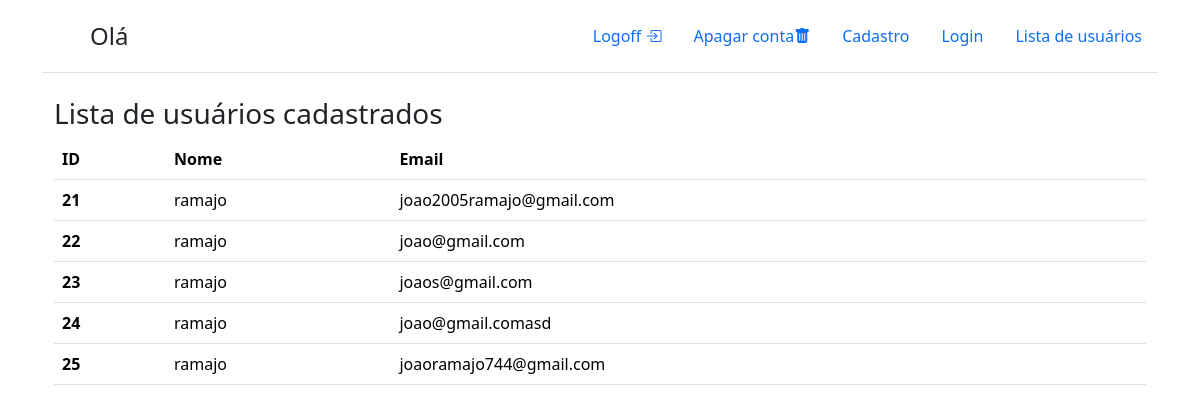
/src/views/lista.php (signed in), run on the app's committed database.
### tables this page shows
CREATE TABLE user(
    id INTEGER PRIMARY KEY AUTOINCREMENT,
    nome TEXT NOT NULL, 
    email TEXT NOT NULL UNIQUE,
    senha TEXT NOT NULL
);

### src/classes/rdg/UserGateway.php (called while the page is built, shortened)
<?php
class UserGateway
{
    private static $conn;
    private $data;
    public function __set($prop, $value)
    {
        $this->data[$prop] = $value;
    }
    public function __get($prop)
    {
        return $this->data[$prop];
    }
    public static function setConnection(PDO $conn)
    {
        self::$conn = $conn;
    }
    public static function all(){
        $sql = "SELECT * FROM user";
        $result = self::$conn->query($sql);
        return $result->fetchAll(PDO::FETCH_CLASS, __CLASS__);
    }
}

### src/views/lista.php (the view, shortened to what this page needs)
<!doctype html>
<html lang="pt-BR">
<head>
    <link href="https://cdn.jsdelivr.net/npm/bootstrap@5.3.5/dist/css/bootstrap.min.css" rel="stylesheet">
    <link rel="stylesheet" href="https://cdn.jsdelivr.net/npm/bootstrap-icons@1.11.1/font/bootstrap-icons.css">
</head>
<?php
require_once '../classes/rdg/UserGateway.php';
try {
    $users = UserGateway::all();
} catch (Exception $e) {
    echo $e->getMessage();
}
?>
<body>
    <div class="container">
        <header class="d-flex flex-wrap justify-content-center py-3 mb-4 border-bottom">
            <a href="./index.php" class="d-flex align-items-center mb-3 mb-md-0 me-md-auto text-dark text-decoration-none">
                <svg class="bi me-2" width="40" height="32">
                    <use xlink:href="#bootstrap" />
                </svg>
                <?php
                if (isset($_SESSION['id'])) {
                    echo "<span class='fs-4'>Olá " . $user->nome  . "</span>";
                } else {
                    echo "<span class='fs-4'>Faça login para ver suas informações</span";
                }
                ?>
            </a>
            <ul class="nav nav-pills">
                <?php
                if (isset($_SESSION['id'])) {
                    echo "
                        <li class='nav-item'>
                            <a href='../services/processar_logout.php' class='nav-link'>
                                Logoff <i class='bi bi-box-arrow-in-right'></i>
                            </a>
                        </li>
                        <li class='nav-item'>
                            <a href='./login.php' class='nav-link'>
                                Apagar conta<i class='bi bi-trash-fill'></i>
                            </a>
                        </li>";
                }
                ?>
                <li class="nav-item">
                    <a href="./index.php" class="nav-link">
                        Cadastro
                    </a>
                </li>
                <li class="nav-item">
                    <a href="./login.php" class="nav-link">
                        Login
                    </a>
                </li>
                <li class="nav-item">
                    <a href="./lista.php" class="nav-link">
                        Lista de usuários
                    </a>
                </li>
            </ul>
        </header>
        <div class="container">
            <h2 class="fs-3">Lista de usuários cadastrados </h2>
            <table class="table">
                <thead>
                    <tr>
                        <th scope="col">ID</th>
                        <th scope="col">Nome</th>
                        <th scope="col">Email</th>
                    </tr>
                </thead>
                <tbody>
                    <?php
                    if ($users) {
                        foreach ($users as $user) {
                            echo "
                            <tr>
                                <th scope='row'>{$user->id}</th>
                                <td>{$user->nome}</td>
                                <td>{$user->email}</td>
                            </tr>";
                        }
                    }else{
                        echo "<p class='alert alert-warning w-75 mx-auto'>Sem usuários para visualizar</p>";
                    }
                    ?>
                </tbody>
            </table>
        </div>
    </div>
</body>
</html>

### data on the page
user: id "21", nome "ramajo", email "joao2005ramajo@gmail.com"
user: id "22", nome "ramajo", email "joao@gmail.com"
user: id "23", nome "ramajo", email "joaos@gmail.com"
user: id "24", nome "ramajo", email "joao@gmail.comasd"
user: id "25", nome "ramajo", email "joaoramajo744@gmail.com"
